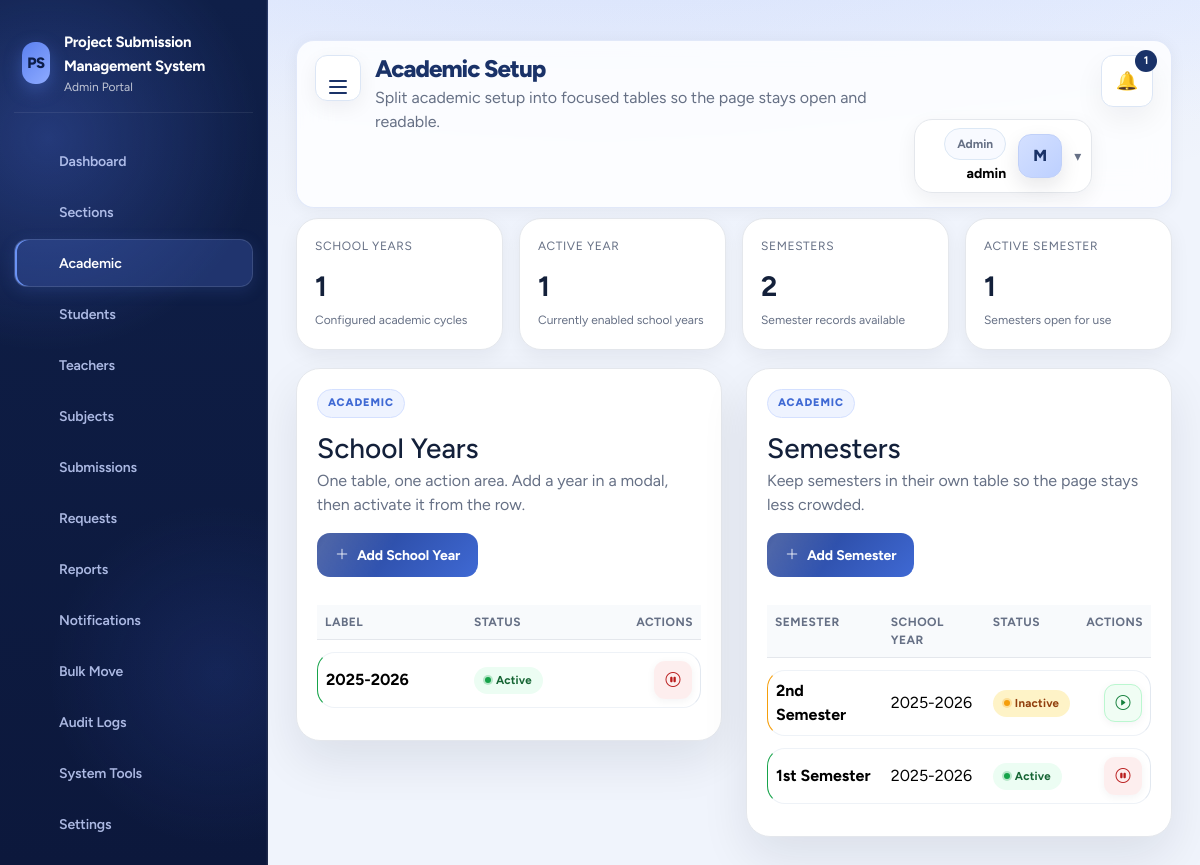
The app's page /project/admin/academic.php (signed in) with its own data.
### tables this page shows
CREATE TABLE semesters (
    id INT AUTO_INCREMENT PRIMARY KEY,
    school_year_id INT NOT NULL,
    name VARCHAR(50) NOT NULL,
    is_active TINYINT(1) NOT NULL DEFAULT 1,
    created_at TIMESTAMP DEFAULT CURRENT_TIMESTAMP,
    updated_at TIMESTAMP DEFAULT CURRENT_TIMESTAMP ON UPDATE CURRENT_TIMESTAMP,
    CONSTRAINT fk_semesters_school_year FOREIGN KEY (school_year_id) REFERENCES school_years(id) ON DELETE CASCADE ON UPDATE CASCADE,
    UNIQUE KEY uniq_semester (school_year_id, name)
);

CREATE TABLE notifications (
    id INT AUTO_INCREMENT PRIMARY KEY,
    user_type ENUM('admin', 'teacher', 'student') NOT NULL,
    user_id INT NOT NULL,
    title VARCHAR(255) NOT NULL,
    message TEXT NOT NULL,
    type ENUM('info', 'success', 'warning') NOT NULL DEFAULT 'info',
    is_read TINYINT(1) NOT NULL DEFAULT 0,
    created_at TIMESTAMP DEFAULT CURRENT_TIMESTAMP,
    INDEX idx_notifications_user (user_type, user_id),
    INDEX idx_notifications_read (is_read)
);

CREATE TABLE school_years (
    id INT AUTO_INCREMENT PRIMARY KEY,
    label VARCHAR(20) NOT NULL UNIQUE,
    is_active TINYINT(1) NOT NULL DEFAULT 1,
    created_at TIMESTAMP DEFAULT CURRENT_TIMESTAMP,
    updated_at TIMESTAMP DEFAULT CURRENT_TIMESTAMP ON UPDATE CURRENT_TIMESTAMP
);

### project/backend/config/app.php (called while the page is built, shortened)
<?php
function url(string $path = ''): string {
    return rtrim(APP_URL, '/') . '/' . ltrim($path, '/');
}
function asset_url(string $file): string {
    $relative = 'backend/assets/' . ltrim($file, '/');
    $absolute = dirname(__DIR__) . '/assets/' . ltrim($file, '/');
    $version = is_file($absolute) ? ('?v=' . filemtime($absolute)) : '';
    return url($relative) . $version;
}
function h(?string $value): string { return htmlspecialchars((string) $value, ENT_QUOTES, 'UTF-8'); }

### project/backend/config/auth.php (called while the page is built, shortened)
<?php
require_once __DIR__ . '/db.php';
function current_portal_role(): ?string {
    static $portalRole = null;
    static $resolved = false;
    if ($resolved) {
        return $portalRole;
    }
    $scriptPath = str_replace('\\', '/', $_SERVER['SCRIPT_NAME'] ?? '');
    $segments = array_values(array_filter(explode('/', trim($scriptPath, '/'))));
    $portalRole = $segments[1] ?? null;
    $resolved = true;
    return $portalRole;
}
function session_auth_store(): array {
    $auth = $_SESSION['auth'] ?? [];
    return is_array($auth) ? $auth : [];
}
function current_role(): ?string {
    $portalRole = current_portal_role();
    $auth = session_auth_store();
    if ($portalRole && isset($auth[$portalRole]['user'])) {
        return $portalRole;
    }
    return null;
}
function current_user(): ?array {
    $portalRole = current_portal_role();
    $auth = session_auth_store();
    if ($portalRole && isset($auth[$portalRole]['user']) && is_array($auth[$portalRole]['user'])) {
        return $auth[$portalRole]['user'];
    }
    return null;
}
function count_unread_notifications(string $userType, int $userId): int {
    $stmt = pdo()->prepare('SELECT COUNT(*) FROM notifications WHERE user_type = ? AND user_id = ? AND is_read = 0');
    $stmt->execute([$userType, $userId]);
    return (int) $stmt->fetchColumn();
}

### project/backend/config/db.php (called while the page is built)
<?php
require_once __DIR__ . '/app.php';
function pdo(): PDO {
    static $pdo = null;
    if ($pdo instanceof PDO) {
        return $pdo;
    }
    $host = DB_HOST;
    $port = (string) DB_PORT;
    $db   = DB_NAME;
    $user = DB_USER;
    $pass = DB_PASS;
    $dsn = "mysql:host={$host};port={$port};dbname={$db};charset=utf8mb4";
    $options = [
        PDO::ATTR_ERRMODE => PDO::ERRMODE_EXCEPTION,
        PDO::ATTR_DEFAULT_FETCH_MODE => PDO::FETCH_ASSOC,
        PDO::ATTR_EMULATE_PREPARES => false,
    ];
    $pdo = new PDO($dsn, $user, $pass, $options);
    return $pdo;
}

### project/admin/academic.php (the view, shortened to what this page needs)
<?php
require_once __DIR__ . '/../backend/helpers/query.php';
$years = all_school_years();
$semesters = all_semesters();
$title = 'Academic Setup';
$subtitle = 'Split academic setup into focused tables so the page stays open and readable.';
require_once __DIR__ . '/../backend/partials/header.php';
?>
<div class="kpi-grid">
  <div class="kpi-card"><span class="label">School Years</span><strong><?= count($years) ?></strong><span class="muted small">Configured academic cycles</span></div>
  <div class="kpi-card"><span class="label">Active Year</span><strong><?= count(array_filter($years, fn($r) => (int)$r['is_active'] === 1)) ?></strong><span class="muted small">Currently enabled school years</span></div>
  <div class="kpi-card"><span class="label">Semesters</span><strong><?= count($semesters) ?></strong><span class="muted small">Semester records available</span></div>
  <div class="kpi-card"><span class="label">Active Semester</span><strong><?= count(array_filter($semesters, fn($r) => (int)$r['is_active'] === 1)) ?></strong><span class="muted small">Semesters open for use</span></div>
</div>
<div class="row g-4">
  <div class="col-12 col-xl-6">
    <section class="table-card table-bootstrap-shell">
      <div class="module-header">
        <div>
          <div class="eyebrow">Academic</div>
          <h3 class="mb-1">School Years</h3>
          <p class="muted mb-0">One table, one action area. Add a year in a modal, then activate it from the row.</p>
        </div>
        <div class="module-actions">
          <button class="btn" type="button" data-open-modal="add-year"><i class="bi bi-plus-lg"></i> Add School Year</button>
        </div>
      </div>
      <div class="table-responsive">
        <table class="table table-hover align-middle">
          <thead><tr><th>Label</th><th>Status</th><th class="text-end">Actions</th></tr></thead>
          <tbody>
          <?php foreach ($years as $row): ?>
            <tr>
              <td><strong><?= h($row['label']) ?></strong></td>
              <td><?= $row['is_active'] ? status_badge('active') : status_badge('inactive') ?></td>
              <td class="text-end">
                <form method="post" class="d-inline">
                  <button class="icon-action <?= $row['is_active'] ? 'danger' : 'success' ?>" type="submit" title="<?= $row['is_active'] ? 'Deactivate' : 'Activate' ?> school year">
                    <i class="bi <?= $row['is_active'] ? 'bi-pause-circle' : 'bi-play-circle' ?>"></i>
                  </button>
                </form>
              </td>
            </tr>
          <?php endforeach; ?>
          </tbody>
        </table>
      </div>
    </section>
  </div>
  <div class="col-12 col-xl-6">
    <section class="table-card table-bootstrap-shell">
      <div class="module-header">
        <div>
          <div class="eyebrow">Academic</div>
          <h3 class="mb-1">Semesters</h3>
          <p class="muted mb-0">Keep semesters in their own table so the page stays less crowded.</p>
        </div>
        <div class="module-actions">
          <button class="btn" type="button" data-open-modal="add-semester"><i class="bi bi-plus-lg"></i> Add Semester</button>
        </div>
      </div>
      <div class="table-responsive">
        <table class="table table-hover align-middle">
          <thead><tr><th>Semester</th><th>School Year</th><th>Status</th><th class="text-end">Actions</th></tr></thead>
          <tbody>
          <?php foreach ($semesters as $row): ?>
            <tr>
              <td><strong><?= h($row['name']) ?></strong></td>
              <td><?= h($row['school_year']) ?></td>
              <td><?= $row['is_active'] ? status_badge('active') : status_badge('inactive') ?></td>
              <td class="text-end">
                <form method="post" class="d-inline">
                  <button class="icon-action <?= $row['is_active'] ? 'danger' : 'success' ?>" type="submit" title="<?= $row['is_active'] ? 'Deactivate' : 'Activate' ?> semester">
                    <i class="bi <?= $row['is_active'] ? 'bi-pause-circle' : 'bi-play-circle' ?>"></i>
                  </button>
                </form>
              </td>
            </tr>
          <?php endforeach; ?>
          </tbody>
        </table>
      </div>
    </section>
  </div>
</div>
<?php require_once __DIR__ . '/../backend/partials/footer.php'; ?>

### project/backend/partials/header.php (shortened to what this page needs)
<?php
$role = current_role();
$user = current_user();
$currentPath = $_SERVER['PHP_SELF'] ?? '';
$nav = [
    'admin' => [
        'Dashboard' => 'admin/dashboard.php',
        'Sections' => 'admin/sections.php',
        'Academic' => 'admin/academic.php',
        'Students' => 'admin/students.php',
        'Teachers' => 'admin/teachers.php',
        'Subjects' => 'admin/subjects.php',
        'Submissions' => 'admin/submissions.php',
        'Requests' => 'admin/requests.php',
        'Reports' => 'admin/reports.php',
        'Notifications' => 'admin/notifications.php',
        'Bulk Move' => 'admin/bulk_move.php',
        'Audit Logs' => 'admin/audit_logs.php',
        'System Tools' => 'admin/system_tools.php',
        'Settings' => 'admin/settings.php',
    ],
    'teacher' => [
        'Dashboard' => 'teacher/dashboard.php',
        'Students' => 'teacher/students.php',
        'Subjects' => 'teacher/subjects.php',
        'Submissions' => 'teacher/submissions.php',
        'Notifications' => 'teacher/notifications.php',
        'Profile' => 'teacher/profile.php',
    ],
    'student' => [
        'Dashboard' => 'student/dashboard.php',
        'Subjects' => 'student/subjects.php',
        'Submit' => 'student/submit.php',
        'My Submissions' => 'student/my_submissions.php',
        'Notifications' => 'student/notifications.php',
        'Profile' => 'student/profile.php',
    ],
];
$avatarInitial = strtoupper(substr(trim((string) ($user['full_name'] ?? $user['username'] ?? 'U')), 0, 1));
$avatarPath = trim((string) ($user['avatar_path'] ?? ''));
$avatarUrl = $avatarPath !== '' ? url(ltrim($avatarPath, '/')) : '';
$avatarStyle = $avatarUrl !== '' ? ' style="background-image:url(' . h($avatarUrl) . ')"' : '';
$avatarClasses = 'student-avatar';
$unreadCount = 0;
$recentNotifications = [];
if ($role && $user) {
    $unreadCount = count_unread_notifications($role, (int) $user['id']);
    $recentNotifications = fetch_notifications($role, (int) $user['id'], 5);
}
?>
<!doctype html>
<html lang="en">
<head>
  <link href="https://cdn.jsdelivr.net/npm/bootstrap@5.3.3/dist/css/bootstrap.min.css" rel="stylesheet">
  <link href="https://cdn.jsdelivr.net/npm/bootstrap-icons@1.11.3/font/bootstrap-icons.min.css" rel="stylesheet">
  <link rel="stylesheet" href="<?= h(asset_url('app.css')) ?>">
</head>
<body class="role-<?= h($role ?: 'guest') ?>">
<div class="app-shell">
<?php if ($role): ?>
  <aside class="sidebar sidebar-pro <?= $role === 'student' ? 'student-sidebar-shell' : '' ?>" data-sidebar>
    <div class="brand-block student-brand-block">
      <div class="brand-mark">PS</div>
      <div>
        <strong><?= h(APP_NAME) ?></strong>
        <div class="muted small sidebar-muted"><?= h(ucfirst($role)) ?> Portal</div>
      </div>
    </div>
    <nav class="side-nav <?= $role === 'student' ? 'student-side-nav-modern' : '' ?>">
      <?php foreach (($nav[$role] ?? []) as $label => $path): ?>
        <?php $isActive = str_contains($currentPath, basename($path)); ?>
        <a class="<?= $isActive ? 'active' : '' ?>" href="<?= h(url($path)) ?>" data-nav-label="<?= h($label) ?>" <?= $isActive ? 'aria-current="page"' : '' ?>>
          <span class="nav-icon"><?= $navIcons[$label] ?? ($navIcons['Settings'] ?? '') ?></span>
          <span><?= h($label) ?></span>
        </a>
      <?php endforeach; ?>
    </nav>
  </aside>
<?php endif; ?>
<main class="main-content <?= $role ? '' : 'no-sidebar' ?>">
  <header class="topbar modern-topbar <?= $role === 'student' ? 'student-topbar-shell' : '' ?>">
    <div class="topbar-heading-wrap">
      <?php if ($role): ?>
        <button type="button" class="icon-btn sidebar-toggle-btn" data-sidebar-toggle aria-label="Toggle navigation" aria-expanded="true" title="Toggle navigation">
          <span class="sidebar-toggle-bars" aria-hidden="true"><span></span><span></span><span></span></span>
        </button>
      <?php endif; ?>
      <div>
      <h1><?= h($title ?? 'Dashboard') ?></h1>
      <?php if (!empty($subtitle)): ?><p class="muted"><?= h($subtitle) ?></p><?php endif; ?>
      </div>
    </div>
    <?php if ($role && $user): ?>
      <div class="topbar-meta modern-meta <?= $role === 'student' ? 'student-topbar-meta' : '' ?>">
        <div class="notification-menu">
          <button type="button" class="icon-btn topbar-alert-btn <?= str_contains($currentPath, 'notifications.php') ? 'is-current' : '' ?>" data-toggle-menu data-notification-toggle aria-expanded="false" aria-haspopup="true" aria-controls="topbar-notification-dropdown" aria-label="Toggle notifications<?= $unreadCount > 0 ? ' (' . (int) $unreadCount . ' unread)' : '' ?>" title="Notifications">
            <span class="topbar-alert-icon" aria-hidden="true">🔔</span>
            <?php if ($unreadCount > 0): ?><span class="badge-count"><?= (int) $unreadCount ?></span><?php endif; ?>
          </button>
            <?php if ($recentNotifications): ?>
              <?php foreach ($recentNotifications as $note): ?>
                    <?= status_badge($note['type']) ?>
              <?php endforeach; ?>
            <?php else: ?>
              <div class="notification-empty muted">No notifications yet.</div>
            <?php endif; ?>
        </div>
        <div class="profile-menu dropdown-shell <?= $role === 'student' ? 'student-topbar-usercard' : '' ?>" data-dropdown-shell>
          <button type="button" class="profile-toggle" data-dropdown-toggle aria-expanded="false" aria-label="Open profile menu" title="Profile menu">
            <div class="profile-toggle-copy">
              <div class="pill soft"><?= h(ucfirst($role)) ?></div>
              <strong><?= h($user['username'] ?? $user['full_name'] ?? 'User') ?></strong>
            </div>
            <div class="<?= h($avatarClasses) ?>" data-student-avatar data-avatar-initial="<?= h($avatarInitial) ?>"<?= $avatarStyle ?>><?= h($avatarInitial) ?></div>
            <span class="profile-caret" aria-hidden="true">▾</span>
          </button>
        </div>
      </div>
    <?php endif; ?>
  </header>

### project/backend/helpers/query.php (shortened to what this page needs)
<?php
require_once __DIR__ . '/../config/auth.php';
function fetch_notifications(string $userType, int $userId, int $limit = 5): array {
    $stmt = pdo()->prepare('SELECT * FROM notifications WHERE user_type = ? AND user_id = ? ORDER BY created_at DESC LIMIT ?');
    $stmt->bindValue(1, $userType, PDO::PARAM_STR);
    $stmt->bindValue(2, $userId, PDO::PARAM_INT);
    $stmt->bindValue(3, $limit, PDO::PARAM_INT);
    $stmt->execute();
    return $stmt->fetchAll();
}
function status_badge(string $status): string {
    return '<span class="status ' . h($status) . '">' . h(ucwords(str_replace('_', ' ', $status))) . '</span>';
}
function all_school_years(): array {
    return pdo()->query('SELECT * FROM school_years ORDER BY id DESC')->fetchAll();
}
function all_semesters(): array {
    return pdo()->query('SELECT sem.*, sy.label AS school_year FROM semesters sem JOIN school_years sy ON sy.id = sem.school_year_id ORDER BY sem.id DESC')->fetchAll();
}

### records on screen
semesters: school_year "1", name "2nd Semester", school_year.label "2025-2026", status "Inactive", is_active 0 (drawn)
notifications: user_type "admin"
school_years: is_active "1", label "2025-2026", status "Active"
semesters: name "1st Semester", school_year.label "2025-2026", status "Active", is_active 1 (drawn)

### other values on screen
APP_NAME "Project Submission Management System"
$role "Admin"
$label "Dashboard"
$label "Sections"
$label "Academic"
$label "Students"
$label "Teachers"
$label "Subjects"
$label "Submissions"
$label "Requests"
$label "Reports"
$label "Notifications"
$label "Bulk Move"
$label "Audit Logs"
$label "System Tools"
